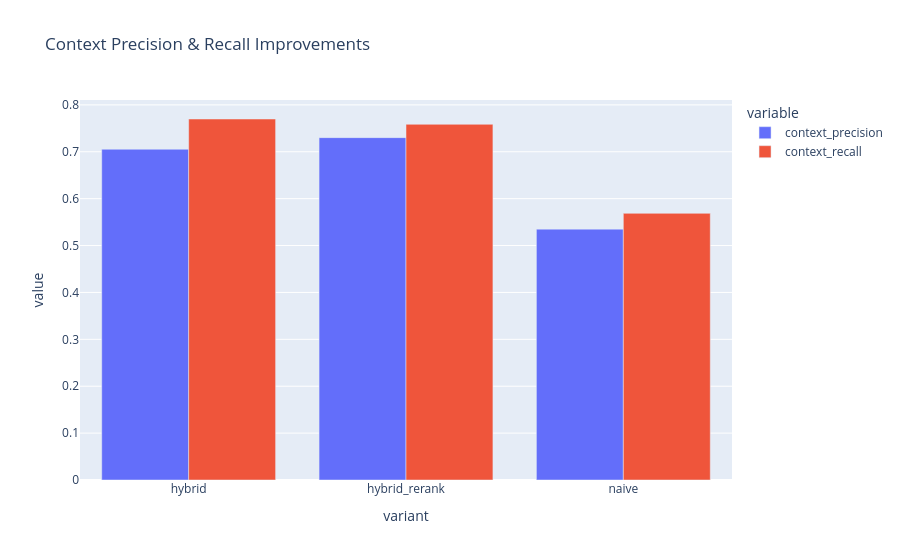

The notebook cell saved with this chart:
### Code cell
if not eval_df.empty:
    retrieval_df = eval_df[eval_df['variant'].isin(['naive', 'hybrid', 'hybrid_rerank'])]
    agg_df = retrieval_df.groupby('variant')[['context_precision', 'context_recall']].mean().reset_index()
    
    display(Markdown('### Retrieval Strategy Comparison (Averaged across domains)'))
    display(agg_df)

    fig = px.bar(agg_df, x='variant', y=['context_precision', 'context_recall'],
                 barmode='group', title='Context Precision & Recall Improvements')
    fig.show()

### Figure 1 — Plotly figure (JSON) as saved in the notebook; plotly's stock layout.template omitted (floating-point values rounded to 4 significant figures)
{"data": [{"alignmentgroup": "True", "hovertemplate": "variable=context_precision<br>variant=%{x}<br>value=%{y}<extra></extra>", "legendgroup": "context_precision", "marker": {"color": "#636efa", "pattern": {"shape": ""}}, "name": "context_precision", "offsetgroup": "context_precision", "orientation": "v", "showlegend": true, "textposition": "auto", "type": "bar", "x": ["hybrid", "hybrid_rerank", "naive"], "xaxis": "x", "y": [0.7054, 0.7302, 0.535], "yaxis": "y"}, {"alignmentgroup": "True", "hovertemplate": "variable=context_recall<br>variant=%{x}<br>value=%{y}<extra></extra>", "legendgroup": "context_recall", "marker": {"color": "#EF553B", "pattern": {"shape": ""}}, "name": "context_recall", "offsetgroup": "context_recall", "orientation": "v", "showlegend": true, "textposition": "auto", "type": "bar", "x": ["hybrid", "hybrid_rerank", "naive"], "xaxis": "x", "y": [0.7699, 0.7586, 0.5687], "yaxis": "y"}], "layout": {"barmode": "group", "legend": {"title": {"text": "variable"}, "tracegroupgap": 0}, "title": {"text": "Context Precision & Recall Improvements"}, "xaxis": {"anchor": "y", "domain": [0.0, 1.0], "title": {"text": "variant"}}, "yaxis": {"anchor": "x", "domain": [0.0, 1.0], "title": {"text": "value"}}}}
